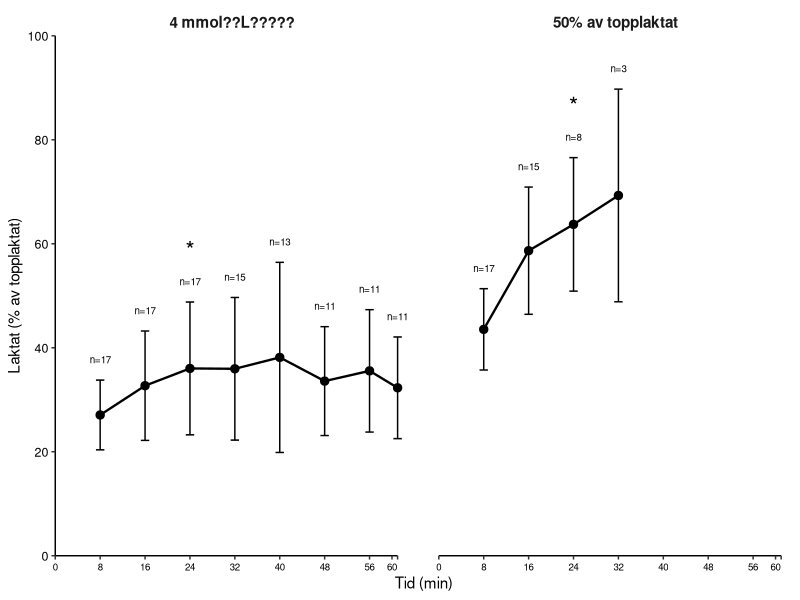

The R script that drew this image:
## ---- chunk 1

library(ggplot2)
library(dplyr)

# Data 4 mmol
data_lak_4mmol <- data.frame(
  FP = c(1,1,1,1,1,1,1, 2,2,2,2,2, 3,3,3,3,3,3,3, 4,4,4,4,4,4,4,
         5,5,5,5, 6,6,6,6,6,6,6, 7,7,7,7, 8,8,8,8,8,8,8,
         9,9,9, 10,10,10,10,10, 11,11,11,11,11,11,11, 12,12,12,
         13,13,13,13,13,13,13, 14,14,14,14,14,14,14, 15,15,15,15,15,15,15,
         16,16,16,16,16,16,16, 17,17,17,17,17,17,17),
  Tid = c(8,16,24,32,40,48,56, 8,16,24,32,40, 8,16,24,32,40,48,56, 8,16,24,32,40,48,56,
          8,16,24,32, 8,16,24,32,40,48,56, 8,16,24,32, 8,16,24,32,40,48,56,
          8,16,24, 8,16,24,32,40, 8,16,24,32,40,48,56, 8,16,24,
          8,16,24,32,40,48,56, 8,16,24,32,40,48,56, 8,16,24,32,40,48,56,
          8,16,24,32,40,48,56, 8,16,24,32,40,48,56),
  Laktat = c(4.05,5.20,5.91,6.01,7.64,7.11,7.17,
             3.90,5.55,7.34,8.55,11.60,
             4.08,4.25,4.62,4.73,5.23,5.73,6.07,
             3.45,4.21,4.05,5.22,5.40,5.93,5.89,
             3.37,5.10,5.22,6.37,
             3.37,3.35,2.95,3.20,3.80,3.39,4.13,
             3.63,4.28,5.36,5.45,
             2.14,2.41,3.06,2.66,2.60,3.69,3.88,
             4.05,4.88,6.13,
             3.97,4.82,5.19,5.67,5.78,
             4.06,4.43,5.54,4.62,5.63,5.94,5.90,
             4.56,6.03,6.41,
             3.92,4.02,4.85,5.27,4.53,5.31,5.14,
             2.48,3.06,2.23,2.25,2.92,2.83,4.88,
             3.93,4.69,4.91,4.89,4.67,4.65,4.63,
             3.24,3.87,3.93,4.17,4.98,4.24,3.39,
             3.61,3.75,4.21,4.56,4.74,4.42,4.14),
  Protokoll = "4 mmol??L?????"
)

# Data 50%
data_lak_50pct <- data.frame(
  FP = c(1,1,1,1, 2,2,2, 3,3, 4,4, 5,5,5, 6,6,6,6, 7,7,
         8,8,8, 9,9, 10,10,10, 11, 12,12, 13,13,
         14,14,14,14, 15, 16,16,16, 17,17),
  Tid = c(8,16,24,32, 8,16,24, 8,16, 8,16, 8,16,24, 8,16,24,32, 8,16,
          8,16,24, 8,16, 8,16,24, 8, 8,16, 8,16,
          8,16,24,32, 8, 8,16,24, 8,16),
  Laktat = c(6.39,7.88,9.19,11.15,
             4.43,7.19,9.35,
             7.78,9.09,
             5.18,8.55,
             4.18,6.21,8.53,
             4.98,6.27,6.12,8.25,
             5.45,7.19,
             4.62,6.92,8.43,
             7.40,12.18,
             5.32,7.09,9.52,
             8.12,
             4.51,6.32,
             6.92,10.57,
             4.15,4.57,4.84,5.16,
             10.04,
             6.21,8.04,9.48,
             6.86,9.49),
  Protokoll = "50% av topplaktat"
)

data_lak <- rbind(data_lak_4mmol, data_lak_50pct)

# 1 min etter testavslutning
fullforte_fp <- c(1, 3, 4, 6, 8, 11, 13, 14, 15, 16, 17)
fullforte_lak61 <- c(6.65, 5.63, 5.37, 3.18, 2.92, 5.86, 5.05, 3.04, 4.98, 4.36, 4.17)

data_lak_61 <- data.frame(
  FP = fullforte_fp,
  Tid = 61,
  Laktat = fullforte_lak61,
  Protokoll = "4 mmol??L?????"
)

# All data
data_lak <- rbind(data_lak, data_lak_61)
data_lak$Protokoll <- factor(data_lak$Protokoll,
                             levels = c("4 mmol??L?????", "50% av topplaktat"))

# Topplaktat per ut??ver
topplaktat <- data.frame(
  FP = 1:17,
  Topplaktat = c(12.06, 13.41, 17.38, 15.05, 11.01, 13.38, 12.57, 15.14,
                 13.90, 12.39, 15.57, 10.23, 12.71, 9.60, 18.24, 16.41, 15.97)
)

# Regn ut % av topplaktat
data_lak_pct <- data_lak %>%
  left_join(topplaktat, by = "FP") %>%
  mutate(Laktat_pct = (Laktat / Topplaktat) * 100)

# Beregn gjennomsnitt og SD
data_summary_pct <- data_lak_pct %>%
  group_by(Protokoll, Tid) %>%
  summarise(
    Mean = mean(Laktat_pct, na.rm = TRUE),
    SD = sd(Laktat_pct, na.rm = TRUE),
    n = sum(!is.na(Laktat_pct)),
    .groups = "drop"
  )

# N-labels
data_labels <- data_summary_pct %>%
  mutate(y_pos = Mean + SD + 4,
         label = paste0("n=", n))

# Signifikanstegn ved 24 min p?? begge
data_signif <- data_summary_pct %>%
  filter(Tid == 24) %>%
  mutate(y_pos = Mean + SD + 10)

# Figur
ggplot(data_summary_pct, aes(x = Tid, y = Mean)) +
  geom_errorbar(aes(ymin = Mean - SD, ymax = Mean + SD),
                width = 1.5, linewidth = 0.5, color = "black") +
  geom_line(linewidth = 0.8, color = "black") +
  geom_point(size = 2.5, color = "black") +
  geom_text(data = data_labels,
            aes(x = Tid, y = y_pos, label = label),
            color = "black", size = 2.5) +
  geom_text(data = data_signif,
            aes(x = Tid, y = y_pos, label = "*"),
            color = "black", size = 6) +
  annotate("segment", x = 0, xend = 61, y = 0, yend = 0, color = "black", linewidth = 0.5) +
  scale_x_continuous(breaks = c(0, 8, 16, 24, 32, 40, 48, 56, 60, 61), 
                     labels = c("0", "8", "16", "24", "32", "40", "48", "56", "60", ""),
                     expand = c(0, 0)) +
  scale_y_continuous(limits = c(0, 100),
                     breaks = seq(0, 100, by = 20),
                     expand = c(0, 0)) +
  coord_cartesian(xlim = c(0, 63), clip = "off") +
  facet_wrap(~ Protokoll) +
  labs(x = "Tid (min)",
       y = "Laktat (% av topplaktat)") +
  theme_classic() +
  theme(axis.line.x.bottom = element_blank(),
        axis.text.x = element_text(color = "black", size = 7),
        axis.text.y = element_text(color = "black", size = 9),
        axis.title = element_text(size = 11),
        strip.background = element_blank(),
        strip.text = element_text(size = 11, face = "bold"),
        panel.spacing = unit(1.5, "lines"))

## ---- chunk 2

library(tidyverse)
library(boot)

# Statistikk for 50 % av topplaktat
laktat_pct_stat <- data_lak_pct %>%
  group_by(Protokoll, Tid) %>%
  summarise(
    n = sum(!is.na(Laktat_pct)),
    Mean = mean(Laktat_pct, na.rm = TRUE),
    SD = sd(Laktat_pct, na.rm = TRUE),
    CV = SD / Mean * 100,
    .groups = "drop"
  )

# Vise resultater
laktat_pct_stat %>%
  mutate(across(where(is.numeric), ~ round(., 2))) %>%
  print(n = 30)

# Sammenligning av CV
cat("\n--- CV %av topplaktat ---\n")
laktat_pct_stat %>%
  select(Protokoll, Tid, CV) %>%
  pivot_wider(names_from = Protokoll, values_from = CV) %>%
  print()

# Gjennomsnittlig CV
cat("\nGjennomsnittlig CV ved tidspunkter 8-32 min:\n")
laktat_pct_stat %>%
  filter(Tid %in% c(8, 16, 24)) %>%
  group_by(Protokoll) %>%
  summarise(mean_CV = mean(CV, na.rm = TRUE), .groups = "drop") %>%
  print()

# Ut??vere som har data ved begge protokoller p?? hvert tidspunkt
parede_utovere <- data_lak_pct %>%
  group_by(Tid, FP) %>%
  filter(n_distinct(Protokoll) == 2) %>%
  ungroup()

# CV for parede ut??vere ved hvert tidspunkt
laktat_paret_stat <- parede_utovere %>%
  group_by(Protokoll, Tid) %>%
  summarise(
    n = sum(!is.na(Laktat_pct)),
    Mean = mean(Laktat_pct, na.rm = TRUE),
    SD = sd(Laktat_pct, na.rm = TRUE),
    CV = SD / Mean * 100,
    .groups = "drop"
  )

cat("\n--- CV for parede utovere ved hvert tidspunkt ---\n")
laktat_paret_stat %>%
  mutate(across(where(is.numeric), ~ round(., 2))) %>%
  print(n = 30)

# Bootstrap-test av CV-forskjell mellom protokoller
cv_function <- function(data, indices) {
  d <- data[indices]
  sd(d, na.rm = TRUE) / mean(d, na.rm = TRUE) * 100
}

cv_diff_function <- function(data, indices) {
  d <- data[indices, ]
  cv_4mmol <- sd(d$Laktat_pct[d$Protokoll == "4 mmol??L?????"], na.rm = TRUE) /
              mean(d$Laktat_pct[d$Protokoll == "4 mmol??L?????"], na.rm = TRUE) * 100
  cv_50pct <- sd(d$Laktat_pct[d$Protokoll == "50% av topplaktat"], na.rm = TRUE) /
              mean(d$Laktat_pct[d$Protokoll == "50% av topplaktat"], na.rm = TRUE) * 100
  cv_4mmol - cv_50pct
}

cat("\n\n--- Bootstrap-test av CV-forskjell (parede utovere) ---\n")
set.seed(42)

for (tid_val in c(8, 16, 24)) {
  data_t <- parede_utovere %>% filter(Tid == tid_val)
  
  if (nrow(data_t) >= 4) {
    boot_result <- boot(data = data_t, statistic = cv_diff_function, R = 5000)
    ci <- boot.ci(boot_result, type = "perc")
    
    cat(sprintf("\nTid = %d min (n = %d per protokoll)\n", 
                tid_val, sum(data_t$Protokoll == "4 mmol??L?????")))
    cat(sprintf("CV-forskjell (4 mmol - 50%%): %.2f %%-poeng\n", boot_result$t0))
    cat(sprintf("95%% CI: [%.2f, %.2f]\n", ci$percent[4], ci$percent[5]))
    
    # Bootstrap p-verdi med sikkerhetssjekk
    p_boot <- 2 * min(mean(boot_result$t <= 0, na.rm = TRUE), 
                      mean(boot_result$t >= 0, na.rm = TRUE))
    
    if (is.na(p_boot) || p_boot == 0) {
      cat("Bootstrap p-verdi: < 0.001\n")
    } else {
      cat(sprintf("Bootstrap p-verdi: %.3f\n", p_boot))
    }
  }
}
